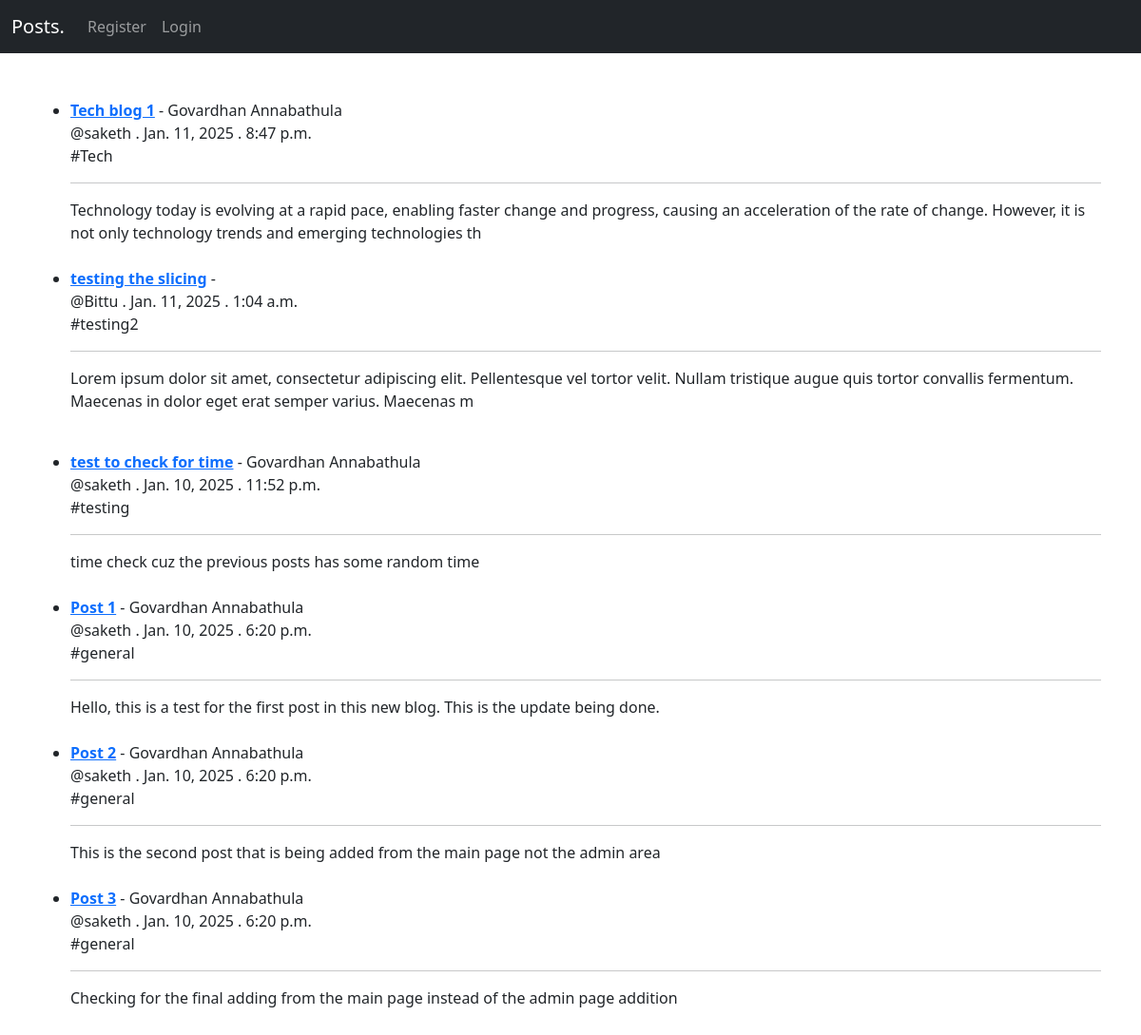
The page / on the database its author committed.
### startBlog/models.py (models this page shows, shortened)
class Post(models.Model):
    title = models.CharField(max_length=255)
    author = models.ForeignKey(User, on_delete=models.CASCADE) #If user is deleted then this removes all the posts from the user
    body = models.TextField()
    post_date = models.DateField(auto_now_add=True)
    post_time = models.TimeField(auto_now_add=True)
    category = models.CharField(max_length=255, default="#general")

### startBlog/views.py (the view)
# urls.py: path('', HomeView.as_view(), name="home"), #using the class views
class HomeView(ListView):
    model = Post
    template_name = 'home.html'
    ordering = ['-post_date', '-post_time']

### startBlog/templates/home.html
{%  extends 'base.html' %}
{%  block content    %}
<br>
<ul>
{% for post in object_list %}
    <li><a href="{% url 'post-detail' post.pk %}"><b>{{  post.title }}</b></a> - {{  post.author.first_name }} {{  post.author.last_name }} <br/>
        @{{  post.author }} . {{ post.post_date }} . {{ post.post_time }}<br/>
        {{  post.category }}<br>
        <hr>
        {{ post.body|slice:":200"|safe }}</li>
    <br>
{% endfor %}
</ul>
{%  endblock    %}

### rows shown on the page
Post: title "Tech blog 1", author.first_name "Govardhan", author.last_name "Annabathula", author "saketh", post_date "Jan. 11, 2025", post_time "8:47 p.m.", category "#Tech", body "Technology today is evolving at a rapid pace, enabling faster change and progress, causing an acceleration of the rate of change. However, it is not only technology trends and emerging technologies th"
Post: title "testing the slicing", author "Bittu", post_date "Jan. 11, 2025", post_time "1:04 a.m.", category "#testing2", body "Lorem ipsum dolor sit amet, consectetur adipiscing elit. Pellentesque vel tortor velit. Nullam tristique augue quis tortor convallis fermentum. Maecenas in dolor eget erat semper varius. Maecenas m"
Post: title "test to check for time", author.first_name "Govardhan", author.last_name "Annabathula", author "saketh", post_date "Jan. 10, 2025", post_time "11:52 p.m.", category "#testing", body "time check cuz the previous posts has some random time"
Post: title "Post 1", author.first_name "Govardhan", author.last_name "Annabathula", author "saketh", post_date "Jan. 10, 2025", post_time "6:20 p.m.", category "#general", body "Hello, this is a test for the first post in this new blog. This is the update being done."
Post: title "Post 2", author.first_name "Govardhan", author.last_name "Annabathula", author "saketh", post_date "Jan. 10, 2025", post_time "6:20 p.m.", category "#general", body "This is the second post that is being added from the main page not the admin area"
Post: title "Post 3", author.first_name "Govardhan", author.last_name "Annabathula", author "saketh", post_date "Jan. 10, 2025", post_time "6:20 p.m.", category "#general", body "Checking for the final adding from the main page instead of the admin page addition"
